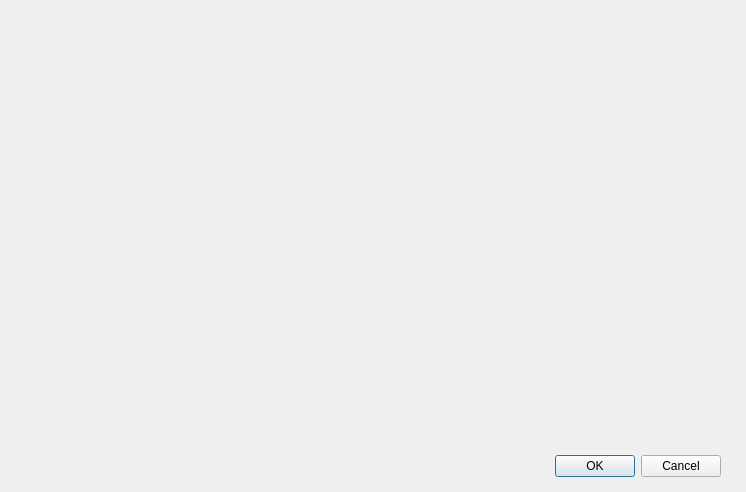
<?xml version="1.0" encoding="UTF-8"?>
<ui version="4.0">
 <class>ManageWalletsDialog</class>
 <widget class="QDialog" name="ManageWalletsDialog">
  <property name="geometry">
   <rect>
    <x>0</x>
    <y>0</y>
    <width>746</width>
    <height>492</height>
   </rect>
  </property>
  <property name="windowTitle">
   <string>Dialog</string>
  </property>
  <widget class="QDialogButtonBox" name="buttonBox">
   <property name="geometry">
    <rect>
     <x>380</x>
     <y>450</y>
     <width>341</width>
     <height>32</height>
    </rect>
   </property>
   <property name="orientation">
    <enum>Qt::Horizontal</enum>
   </property>
   <property name="standardButtons">
    <set>QDialogButtonBox::Cancel|QDialogButtonBox::Ok</set>
   </property>
  </widget>
 </widget>
 <resources/>
 <connections>
  <connection>
   <sender>buttonBox</sender>
   <signal>accepted()</signal>
   <receiver>ManageWalletsDialog</receiver>
   <slot>accept()</slot>
   <hints>
    <hint type="sourcelabel">
     <x>248</x>
     <y>254</y>
    </hint>
    <hint type="destinationlabel">
     <x>157</x>
     <y>274</y>
    </hint>
   </hints>
  </connection>
  <connection>
   <sender>buttonBox</sender>
   <signal>rejected()</signal>
   <receiver>ManageWalletsDialog</receiver>
   <slot>reject()</slot>
   <hints>
    <hint type="sourcelabel">
     <x>316</x>
     <y>260</y>
    </hint>
    <hint type="destinationlabel">
     <x>286</x>
     <y>274</y>
    </hint>
   </hints>
  </connection>
 </connections>
</ui>
